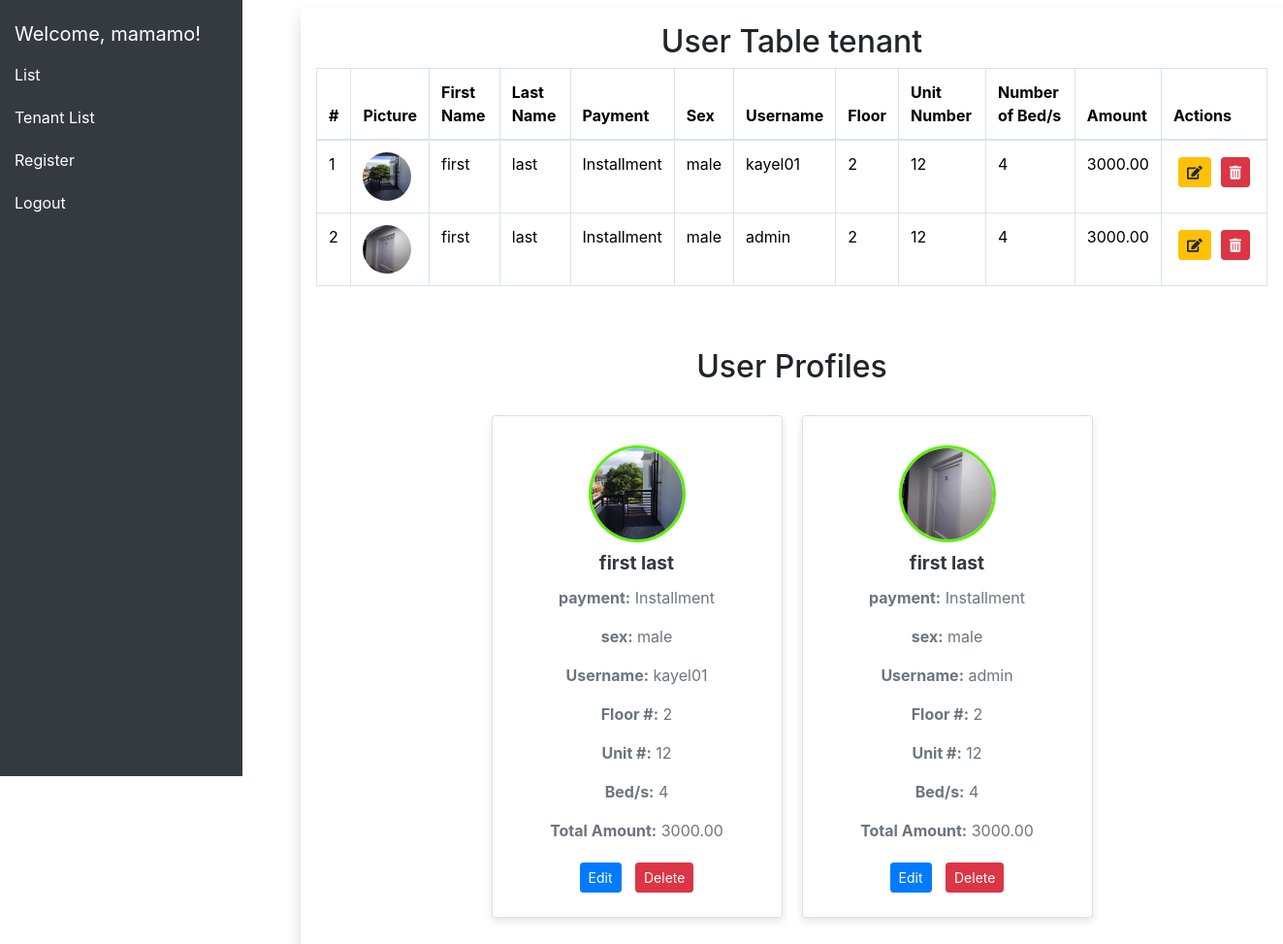
Page / (signed in) on the committed database.
### tables this page shows
CREATE TABLE `tenant_info` (
  `tenant_add_id` int(11) NOT NULL,
  `tenantID` int(11) NOT NULL,
  `tenant_add_floor` varchar(255) DEFAULT NULL,
  `tenant_add_unitNo` varchar(255) DEFAULT NULL,
  `tenant_add_numBed` int(11) DEFAULT NULL,
  `tenant_Amount` decimal(10,2) NOT NULL
);

CREATE TABLE `tenant` (
  `tenantID` int(11) NOT NULL,
  `Username` varchar(255) DEFAULT NULL,
  `AccType` varchar(255) NOT NULL,
  `Pass_word` varchar(255) DEFAULT NULL,
  `firstname` varchar(255) NOT NULL,
  `lastname` varchar(255) NOT NULL,
  `payment` varchar(255) NOT NULL,
  `sex` enum('male','female') NOT NULL,
  `user_profile_picture` varchar(255) NOT NULL,
  `account_type` int(11) NOT NULL DEFAULT 1
);

### Classes/database.php (called while the page is built, shortened)
<?php
class database {
    function opencon() {
        return new PDO('mysql:host=localhost;dbname=loginmethods','root','');
    }
    function view() {
        $con = $this->opencon();
        return $con->query("SELECT tenant.tenantID, tenant.firstname, tenant.lastname, tenant.payment, tenant.sex, tenant.Username, tenant.Pass_word, tenant.user_profile_picture,
                            tenant_info.tenant_add_floor,  tenant_info.tenant_add_unitNo, tenant_info.tenant_add_numBed,  tenant_info.tenant_Amount
                            FROM tenant INNER JOIN tenant_info ON tenant.tenantID = tenant_info.tenantID;")->fetchAll(PDO::FETCH_ASSOC);
    }
}
?>

### index.php (the view, shortened to what this page needs)
<?php
require_once('classes/database.php');
$con = new database();
?>
<!DOCTYPE html>
<html lang="en">
<head>
  <link rel="stylesheet" href="./bootstrap-5.3.3-dist/css/bootstrap.css">
  <link href="https://stackpath.bootstrapcdn.com/bootstrap/4.5.2/css/bootstrap.min.css" rel="stylesheet">
  <link rel="stylesheet" href="https://cdnjs.cloudflare.com/ajax/libs/font-awesome/5.15.4/css/all.min.css">
<link rel="stylesheet" href="./includes/style.css">
<link rel="stylesheet" href="package/dist/sweetalert2.css">
</head>
<body>
<?php include('includes/navbar.php');?>
<div class="container user-info rounded shadow p-3 my-2">
<h2 class="text-center mb-2">User Table tenant</h2>
  <div class="table-responsive">
    <table class="table table-bordered">
      <thead>
        <tr>
          <th>#</th>
          <th>Picture</th>
          <th>First Name</th>
          <th>Last Name</th>
          <th>Payment</th>
          <th>Sex</th>
          <th>Username</th>
          <th>Floor</th>
          <th>Unit Number</th>
          <th>Number of Bed/s</th>
          <th>Amount</th>
          <th>Actions</th>
        </tr>
      </thead>
      <tbody>
      <?php
      $counter = 1;
      $data = $con->view();
      foreach ($data as $rows) {
        ?>
        <tr>
        <td><?php echo $counter++?></td>
        <td>
        <?php if (!empty($rows['user_profile_picture'])): ?>
          <img src="<?php echo htmlspecialchars($rows['user_profile_picture']); ?>" alt="Profile Picture" style="width: 50px; height: 50px; border-radius: 50%;">
        <?php else: ?>
          <img src="path/to/default/profile/pic.jpg" alt="Default Profile Picture" style="width: 50px; height: 50px; border-radius: 50%;">
        <?php endif; ?>
      </td>
          <td><?php echo $rows['firstname']; ?></td>
          <td><?php echo $rows['lastname']; ?></td>
          <td><?php echo $rows['payment']; ?></td>
          <td><?php echo $rows['sex']; ?></td>
          <td><?php echo $rows['Username']; ?></td>
          <td><?php echo $rows['tenant_add_floor']; ?></td>
          <td><?php echo $rows['tenant_add_unitNo']; ?></td>
          <td><?php echo $rows['tenant_add_numBed']; ?></td>
          <td><?php echo $rows['tenant_Amount']; ?></td>
          <td>
          <div class="btn-group" role="group">
          <form action="update.php" method="post" class="d-inline">
                                    <button type="submit" class="btn btn-warning btn-sm">
                                        <i class="fas fa-edit"></i>
                                    </button>
                                </form>
                                <form method="POST" class="d-inline">
                                    <button type="submit" name="delete" class="btn btn-danger btn-sm" onclick="return confirm('Are you sure you want to delete this tenant?')">
                                        <i class="fas fa-trash-alt"></i>
                                    </button>
                                </form>
                          </div>
                          </td>
                          </tr>
<?php
 }
?>
</tbody>
    </table>
  </div>
  <div class="container my-5">
        <h2 class="text-center">User Profiles</h2>
        <div class="card-container">
            <?php
            $data = $con->view();
            foreach ($data as $rows) {
            ?>
            <div class="card">
                <div class="card-body text-center">
                    <?php if (!empty($rows['user_profile_picture'])): ?>
                        <img src="<?php echo htmlspecialchars($rows['user_profile_picture']); ?>" alt="Profile Picture" class="profile-img">
                    <?php else: ?>
                        <img src="path/to/default/profile/pic.jpg" alt="Default Profile Picture" class="profile-img">
                    <?php endif; ?>
                    <h5 class="card-title"><?php echo htmlspecialchars($rows['firstname']) . ' ' . htmlspecialchars($rows['lastname']); ?></h5>
                    <p class="card-text"><strong>payment:</strong> <?php echo htmlspecialchars($rows['payment']); ?></p>
                    <p class="card-text"><strong>sex:</strong> <?php echo htmlspecialchars($rows['sex']); ?></p>
                    <p class="card-text"><strong>Username:</strong> <?php echo htmlspecialchars($rows['Username']); ?></p>
                    <p class="card-text"><strong>Floor #:</strong> <?php echo ucwords(htmlspecialchars($rows['tenant_add_floor'])); ?></p>
                    <p class="card-text"><strong>Unit #:</strong> <?php echo ucwords(htmlspecialchars($rows['tenant_add_unitNo'])); ?></p>
                    <p class="card-text"><strong>Bed/s:</strong> <?php echo ucwords(htmlspecialchars($rows['tenant_add_numBed'])); ?></p>
                    <p class="card-text"><strong>Total Amount:</strong> <?php echo ucwords(htmlspecialchars($rows['tenant_Amount'])); ?></p>
                    <form action="update.php" method="post" class="d-inline">
                        <button type="submit" class="btn btn-primary btn-sm">Edit</button>
                    </form>
                    <form method="POST" class="d-inline">
                        <input type="submit" name="delete" class="btn btn-danger btn-sm" value="Delete" onclick="return confirm('Are you sure you want to delete this tenant?')">
                    </form>
                </div>
            </div>
            <?php
            }
            ?>
        </div>
    </div>
</div>
</body>
</html>

### includes/navbar.php (shortened to what this page needs)
<?php
$current_page = basename($_SERVER['PHP_SELF']);
?>
<!DOCTYPE html>
<html lang="en">
<head>
    <link rel="stylesheet" href="https://stackpath.bootstrapcdn.com/bootstrap/4.5.2/css/bootstrap.min.css">
</head>
<body>
<div class="sidebar">
    <div class="navbar-brand text-white">Welcome, <?php echo isset($_SESSION['Username']) ? $_SESSION['Username'] : 'Guest'; ?>!</div>
    <ul class="navbar-nav">
        <li class="nav-item <?php echo ($current_page == 'index.php') ? 'active' : ''; ?>">
            <a class="nav-link" href="index.php">List</a>
        </li>
        <li class="nav-item <?php echo ($current_page == 'livesearch.php' OR $current_page == 'update.php') ? 'active' : ''; ?>">
            <a class="nav-link" href="livesearch.php">Tenant List</a>
        </li>
        <li class="nav-item <?php echo ($current_page == 'register.php' OR $current_page == 'update.php') ? 'active' : ''; ?>">
            <a class="nav-link" href="register.php">Register</a>
        </li>
        <li class="nav-item <?php echo ($current_page == 'logout.php') ? 'active' : ''; ?>">
            <a class="nav-link" href="logout.php">Logout</a>
        </li>
    </ul>
</div>
<div class="content">
</div>
</body>
</html>

### includes/style.css (style rules this page uses)
body { background-color: #6699cc; }
.card-container { display: flex; flex-wrap: wrap; gap: 20px; justify-content: center; margin-top: 30px; }
.card { width: 300px; border: none; border-radius: 10px; box-shadow: 0 4px 8px rgba(0, 0, 0, 0.1); transition: transform 0.2s, box-shadow 0.2s; }
.profile-img { width: 100px; height: 100px; border-radius: 50%; object-fit: cover; margin: 10px auto; border: 3px solid #5bf105; }
.card-title { font-size: 1.2rem; font-weight: bold; color: #343a40; }
.card-text { color: #6c757d; }
.btn { margin: 5px; }

### includes/navbar.php (style rules this page uses)
body { display: flex; }
.sidebar { min-width: 250px; max-width: 250px; background-color: #343a40; padding: 15px; height: 100vh; position: fixed; }
.sidebar a { color: #fff; text-decoration: none; display: block; padding: 10px 0; }
.content { margin-left: 270px; padding: 20px; }

### rows in the picture
tenant_info: tenantID.user_profile_picture (picture), tenantID.firstname "first", tenantID.lastname "last", tenantID.payment "Installment", tenantID.sex "male", tenantID.Username "kayel01", tenant_add_floor "2", tenant_add_unitNo "12", tenant_add_numBed "4", tenant_Amount "3000.00"
tenant_info: tenantID.user_profile_picture (picture), tenantID.firstname "first", tenantID.lastname "last", tenantID.payment "Installment", tenantID.sex "male", tenantID.Username "admin", tenant_add_floor "2", tenant_add_unitNo "12", tenant_add_numBed "4", tenant_Amount "3000.00"

### other values in the picture
$_SESSION['Username'] "mamamo"
